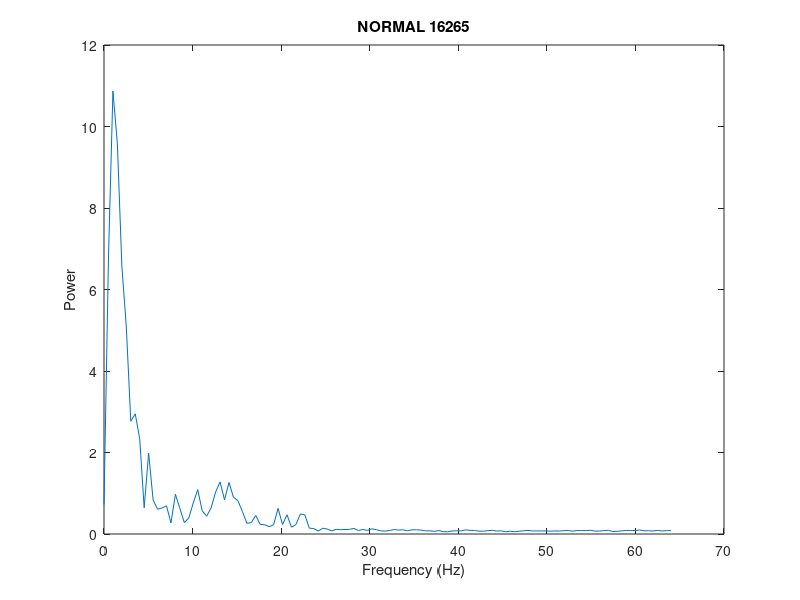

Here is the MATLAB script that generated this plot:
clc
e_csv=csvread('eeg_data.csv',1,0);
s1=e_csv(:,1);
s=s1';
fs=128;
NFFT=2^nextpow2(length(s));
Y=fft(double(s),NFFT)/length(s);
f=(double(fs)/2*linspace(0,1,NFFT/2));
amp=2*abs(Y(1:NFFT/2));
figure;
plot (f,amp);
title ('NORMAL 16265');
xlabel('Frequency (Hz)');
ylabel ('Power');